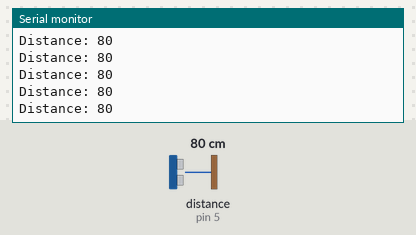
Simulated run of this sketch. Board: Arduino Uno, built with avr-gcc and run on an emulated ATmega328P. On the bench: the last lines printed to the serial monitor. Wiring (inferred from the names in the program): ultrasonic range finder: trigger pin 4; echo pin 5. Inputs (shaded band) come from the test bench; at power-on: distance to the obstacle (sensor on pin 5) 80 cm. The echo pulse lasts 58.3 µs per cm.

Above: at 1.2 s.
1.3 s: distance to the obstacle (sensor on pin 5) set to 2 cm
At 2.1 s:
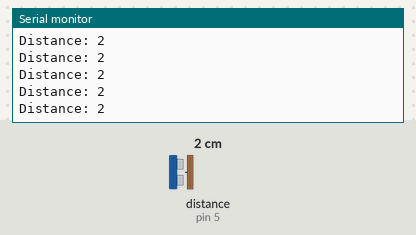
4.3 s: distance to the obstacle (sensor on pin 5) set to 120 cm
At 4.9 s:
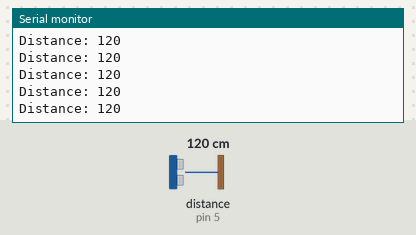
7.3 s: distance to the obstacle (sensor on pin 5) set to 4 cm
At 8.0 s:
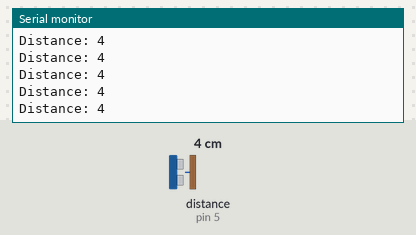
10.3 s: distance to the obstacle (sensor on pin 5) set to 18 cm
At 11.3 s:
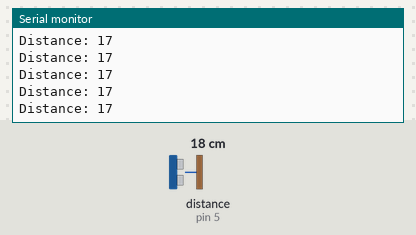
Timing chart, 0 to 13.3 s (numbered marks = the images above; inputs shaded):
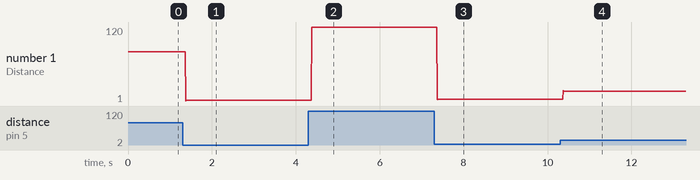

The sketch:

ultrasonicSensor.ino
```cpp
/*
 * Projecr Name : IOT based water level indicator
 * Project repository link : https://github.com/sashuu6/CET-MCA-S5-MiniProject-IOT_based_Water_Level_Indicator
 * File name : ultrasonicSensor.ino
 * Author : Sashwat K
 * Created on : 10 Oct 2019
 * Last updated : 17 Nov 2019
 * Microcontroller : Atmega 328p
 * Pins used : Ultrasonic sensor - Trigger pin - 4
 *                                 Echo pin - 5
 * Purpose : diagnose ultrasonic sensor
 */

int ultrasonicSensorTriggerPin = 4; // Ultrasonic sensor - trigger - digital pin 4
int ultasonicSensorEchoPin = 5; // Ultrasonic sensor - echo - digital pin 5
long durationForPulse; // Store duration from sending a pulse to receiving it
long waterLevelDistance; // Stores the distance between water and sensor in cm

void setup() {
  // put your setup code here, to run once:
  // Ultrasonic sensor
  pinMode(ultrasonicSensorTriggerPin, OUTPUT);
  pinMode(ultasonicSensorEchoPin, INPUT);
  Serial.begin(9600);
}

void loop() {
  // put your main code here, to run repeatedly:
  digitalWrite(ultrasonicSensorTriggerPin, LOW);
  delayMicroseconds(2);
  digitalWrite(ultrasonicSensorTriggerPin, HIGH);
  delayMicroseconds(10);
  digitalWrite(ultrasonicSensorTriggerPin, LOW);
  durationForPulse = pulseIn(ultasonicSensorEchoPin, HIGH);
  waterLevelDistance = durationForPulse / 29 / 2;
  Serial.print("Distance: ");Serial.println(waterLevelDistance);
}
```

Measured:
- after the input at 1.3 s, the serial monitor: prints a new line after 0.07 s (image 1)
- after the input at 4.3 s, the serial monitor: prints a new line after 0.08 s (image 2)
- after the input at 7.3 s, the serial monitor: prints a new line after 0.07 s (image 3)
- after the input at 10.3 s, the serial monitor: prints a new line after 0.07 s (image 4)
- plotted number 1: 80 → 2 after the input at 1.3 s, 2 → 120 after the input at 4.3 s, 120 → 4 after the input at 7.3 s, 4 → 1 after the input at 10.3 s
